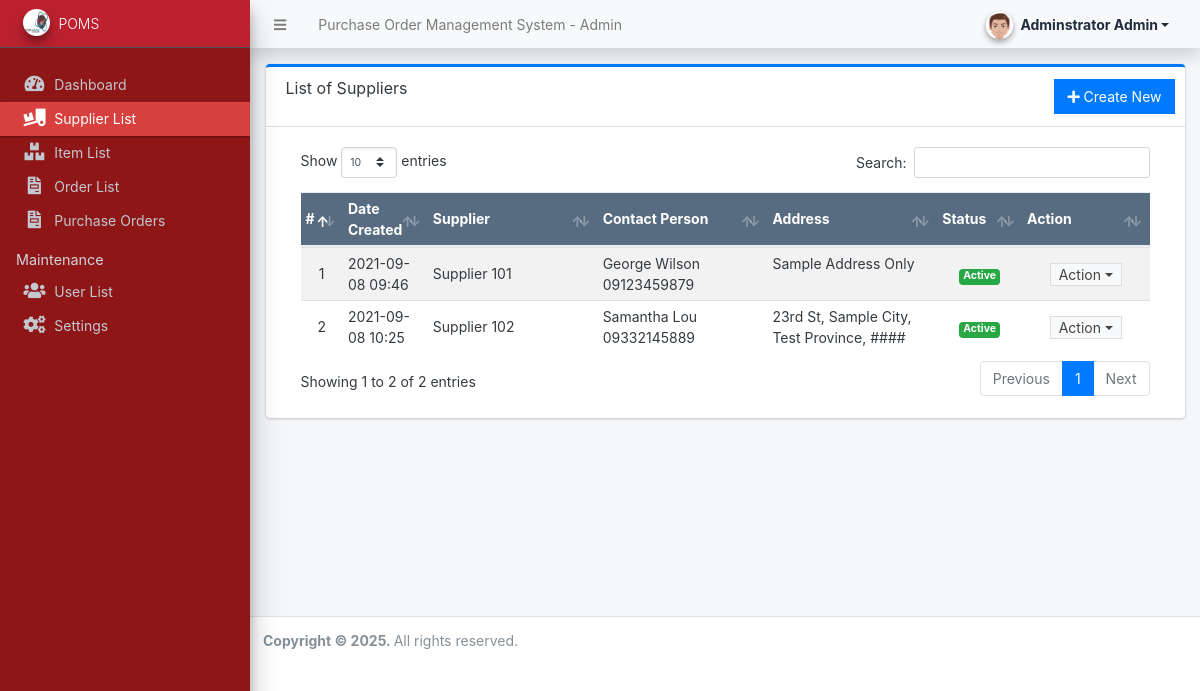
Page /admin/?page=suppliers (signed in) on the committed database.
### tables this page shows
CREATE TABLE `supplier_list` (
  `id` int(30) NOT NULL,
  `name` varchar(250) NOT NULL,
  `address` text NOT NULL,
  `contact_person` text NOT NULL,
  `contact` varchar(50) NOT NULL,
  `email` varchar(150) NOT NULL,
  `status` tinyint(1) NOT NULL DEFAULT 1 COMMENT ' 0 = Inactive, 1 = Active',
  `date_created` datetime NOT NULL DEFAULT current_timestamp()
);

### admin/suppliers/index.php (the view, shortened to what this page needs)
<div class="card card-outline card-primary">
	<div class="card-header">
		<h3 class="card-title">List of Suppliers</h3>
		<div class="card-tools">
			<a href="javascript:void(0)" id="create_new" class="btn btn-flat btn-primary"><span class="fas fa-plus"></span>  Create New</a>
		</div>
	</div>
	<div class="card-body">
		<div class="container-fluid">
        <div class="container-fluid">
			<table class="table table-hover table-striped">
				<colgroup>
					<col width="5%">
					<col width="10%">
					<col width="20%">
					<col width="20%">
					<col width="20%">
					<col width="10%">
					<col width="15%">
				</colgroup>
				<thead>
					<tr class="bg-navy disabled">
						<th>#</th>
						<th>Date Created</th>
						<th>Supplier</th>
						<th>Contact Person</th>
						<th>Address</th>
						<th>Status</th>
						<th>Action</th>
					</tr>
				</thead>
				<tbody>
					<?php
					$i = 1;
					$qry = $conn->query("SELECT * from `supplier_list` order by (`name`) asc ");
					while($row = $qry->fetch_assoc()):
					?>
						<tr>
							<td class="text-center"><?php echo $i++; ?></td>
							<td><?php echo date("Y-m-d H:i",strtotime($row['date_created'])) ?></td>
							<td><?php echo $row['name'] ?></td>
							<td>
								<p class="m-0">
									<?php echo $row['contact_person'] ?><br>
									<?php echo $row['contact'] ?>
								</p>
							</td>
							<td class='truncate-3' title="<?php echo $row['address'] ?>"><?php echo $row['address'] ?></td>
							<td class="text-center">
								<?php if($row['status'] == 1): ?>
									<span class="badge badge-success">Active</span>
								<?php else: ?>
									<span class="badge badge-secondary">Inactive</span>
								<?php endif; ?>
							</td>
							<td align="center">
								 <button type="button" class="btn btn-flat btn-default btn-sm dropdown-toggle dropdown-icon py-0" data-toggle="dropdown">
				                  		Action
				                  </button>
							</td>
						</tr>
					<?php endwhile; ?>
				</tbody>
			</table>
		</div>
		</div>
	</div>
</div>

### rows in the picture
supplier_list: date_created "2021-09-08 09:46", name "Supplier 101", contact_person "George Wilson", contact "09123459879", address "Sample Address Only", status "Active"
supplier_list: date_created "2021-09-08 10:25", name "Supplier 102", contact_person "Samantha Lou", contact "09332145889", address "23rd St, Sample City, Test Province, ####", status "Active"

### other values in the picture
$_settings->info('name') "Purchase Order Management System"
$_settings->userdata('firstname').' '.$_settings->userdata('lastname') "Adminstrator Admin"
$_settings->info('short_name') "POMS"
